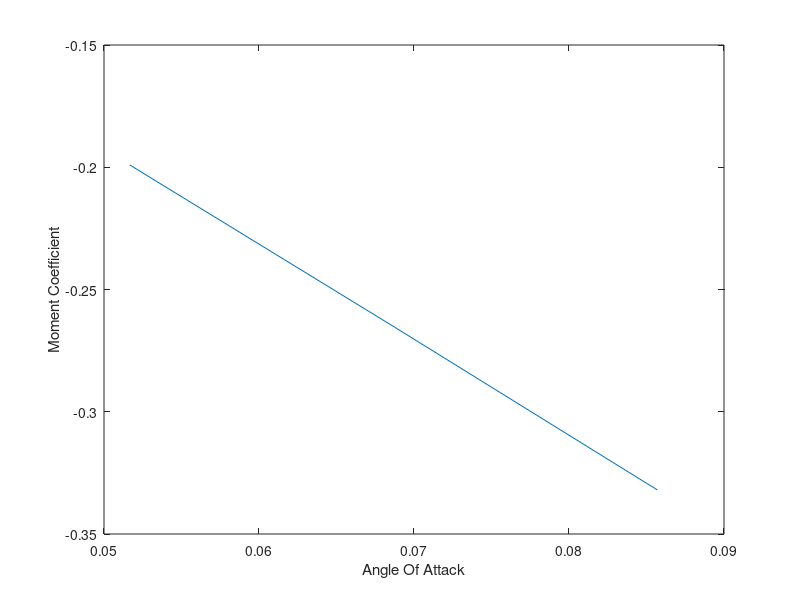
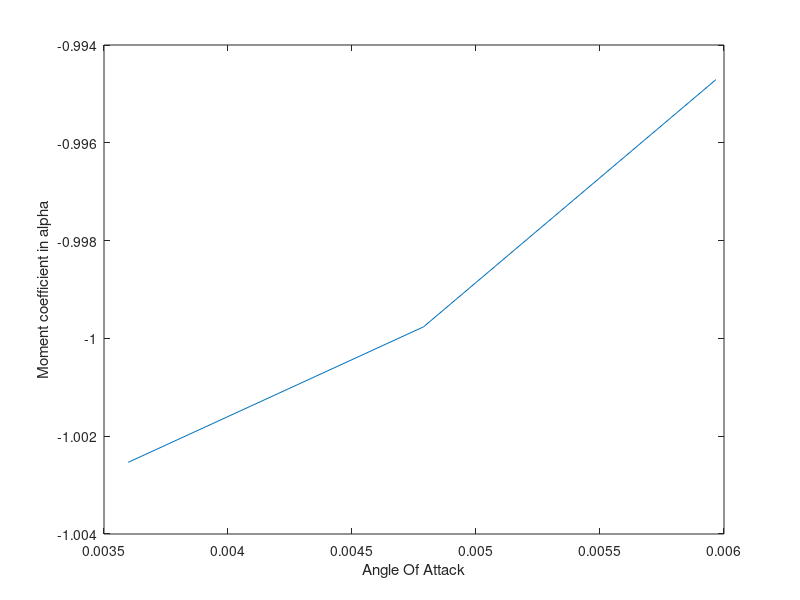

The MATLAB script that drew these images, in order:
%%%%%%%%%%%%%%%%%%%%%%%%%%%%%%%%%%%%%%%%%%%%%%%%%%%%%%%%%%%%%%%%%%%%%%%%%%%%%%%%%%%%%%%%%%
% UCLA Aerospace Engineering: Senior Design
% Stability and Control Cm_alpha Calcs
% Developed by Quang, February 2017
%%%%%%%%%%%%%%%%%%%%%%%%%%%%%%%%%%%%%%%%%%%%%%%%%%%%%%%%%%%%%%%%%%%%%%%%%%%%%%%%%%%%%%%%%%
% close all; clear all; clc;

%% Febraury 11 : Updates, Prescott
% Added all values from initial CG estimates, given values in appendix B. 
% Assumed M = 0.8. 
% Made many assumptions stated in comments. 
% Initial values all look good with negative CM_cg slope and 17% stability
% margin. 

%% Calculations
%Define the constants
a_cruise        = 573.4;                    %Speed of sound at cruise alt. Nmi/hr                      %3D Lift slope of tail (equal to CL_alpha_w)
alpha_w_deg     = [2.96 3.94 4.91];         %angle of attack of wing in degree
alpha_w         = alpha_w_deg.*pi/180;      %angle of attack of wing
alpha_t         = alpha_w;                  %angle of attack of tail
tau             = 0;                        %correction of coefficient
k1_f            = .0591;                    %initial fineness ration of fuselage
k2_f            = .8943;                    %final fineness ratio of fuselage
k1_n            = .0985;                    %initial fineness ration of nacelle
k2_n            = .8354;                    %final fineness ratio of nacelle
CL_w            = [0.3 0.4 0.5];            % Assume CL_0 to be small. 
CL_t            = [0.3 0.4 0.5];            %Lift coefficient of tail
a_w             = CL_w./alpha_w;
a_t             = a_w;
x_cp            = 45;
CM_ac           = 0;                        %Moment coefficient of aerodynamic center
                                            % Assume zero initially b/c
                                            % x_cp = x_ac. 
                                            % Typically between
                                            % .008-.025 [150B Text, pg. 254]
b               = 97.16;                    %wing span
c_w             = 14.36;                    %mean aerodynamic chord of wing
c_t             = 1.89;                     %chord of horizontal tail
S_w             = 1311.11;                  %Area of wing
Vh              = 1.0;                      %Tail Area Ratio: 1.0 initial estimate 
x_t             = 81;                       %Nose to tail leading edge initial estimate
x_t_MAC         = x_t+(1-0.8037)*c_t;       %Location of tail MAC. 
x_cg            = 46;                       %initial estimate from cg calcs. 
l_t             = x_t_MAC - x_cg;           %Distance between cg and tail MAC.
S_t             = Vh*S_w/(l_t*c_w);         %Area of horizontal tail
rho             = 0.0023769;                %Density of Air [slug/cubic ft]
pi              = 3.1412;                   %pi number
v_inf           = 0.8*a_cruise;             %velocity of the aircraft
q               = 0.5*rho*v_inf^2;          %air parameter
Vol_f           = pi*4.25^2*42.17;          %Volume of fuselage
Vol_n           = pi*4.25^2*29.9;           %Volume of nacelle
n_t             = 1;                        %tail efficiency
l_w             = 3.65;                     %distance from wing to CG : From CG Calcs. 
l_t             = l_t;             
l               = l_w + l_t;                %distance from wing to tail
n               = 1;                        %number of nacelle

%Calculate aerodynamic constants
A               = b^2/S_w;                          %Aspect ratio
epsilon         = (2* CL_w)*(1+tau)/(pi*A);         %downwash calculation
dev_epsilon     = (2* a_w)*(1+tau)/(pi*A);          %differitial of downwash

%Calculate stability of aircraft
M_f             = 2*q*(k2_f-k1_f)*Vol_f*alpha_w;    %Moment of fuselage
M_n             = 2*q*(k2_n-k1_n)*Vol_n*alpha_w;    %Moment of nacelle

%Total moment coefficient
CM_cg           = CL_w*(l_w/c_w) + CM_ac - CL_t*n_t*Vh + (M_f + 2*M_n)/(q*S_w*c_w);

%Differential of CM_cg with respect to alpha
CM_alpha        = (a_w + a_t.*(1 - dev_epsilon).*n_t.*(S_t./S_w)).*(l_w./c_w) - a_t.*(1-dev_epsilon).*n_t.*Vh + 2.*(k2_f - k1_f).*(Vol_f./(c_w.*S_w)) + 2.*n.*(k2_n - k1_n).*(Vol_n./(c_w.*S_w));

%Plotting the CM_cg and dev_CM_cg(CM_alpha)
figure (1);     %Plot CM_cg
plot (alpha_w,CM_cg);
xlabel('Angle Of Attack'); ylabel('Moment Coefficient');

figure (2);     %Plot CM_alpha
plot (alpha_w/c_w,CM_alpha);
xlabel('Angle Of Attack'); ylabel('Moment coefficient in alpha');














